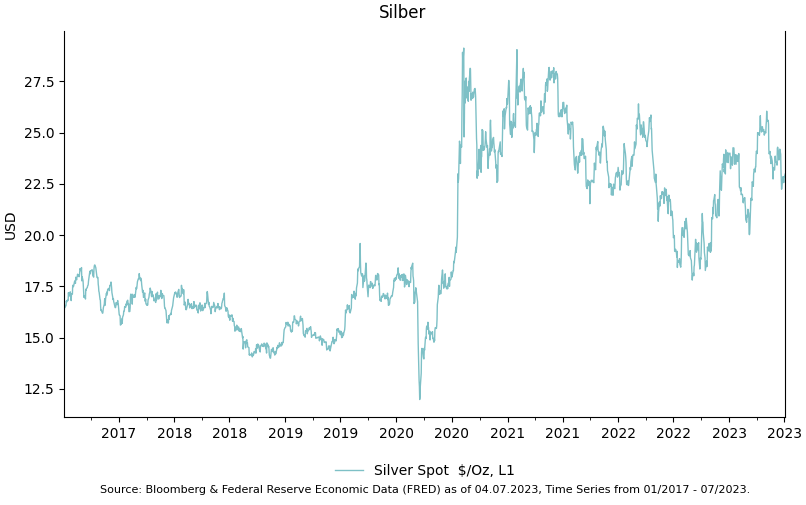

Here is the Python script that generated this plot:

import matplotlib.dates as mdates

from charting.model.chart import Chart
from examples import fred, blp

if __name__ == '__main__':
    d1, t1 = blp.get_series(series_id='XAG Curncy', observation_start="20170101")

    chart = Chart(title="Silber")

    chart.configure_y_axis(y_axis_index=0, label="USD")

    major_locator = mdates.MonthLocator(interval=6)
    minor_locator = mdates.MonthLocator(interval=3)

    major_formatter = mdates.DateFormatter("%Y")
    chart.configure_x_axis(major_formatter=major_formatter, minor_locator=minor_locator, major_locator=major_locator)

    chart.add_series(x=d1.index, y=d1['y'], label=t1)
    chart.legend()

    chart.plot(path="silver.png")
